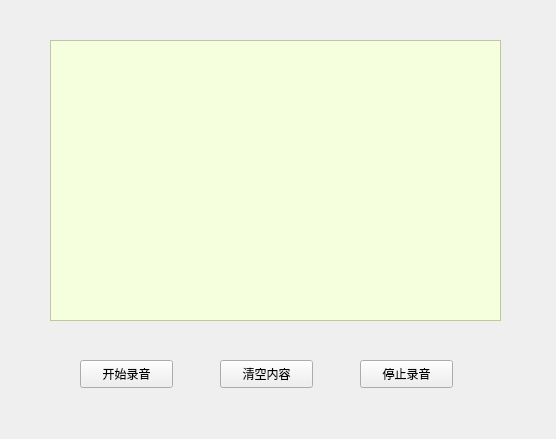
<?xml version="1.0" encoding="UTF-8"?>
<ui version="4.0">
 <class>MainWindow</class>
 <widget class="QMainWindow" name="MainWindow">
  <property name="enabled">
   <bool>true</bool>
  </property>
  <property name="geometry">
   <rect>
    <x>0</x>
    <y>0</y>
    <width>556</width>
    <height>439</height>
   </rect>
  </property>
  <property name="windowTitle">
   <string>       语音识别</string>
  </property>
  <property name="windowIcon">
   <iconset>
    <normaloff>1.ico</normaloff>1.ico</iconset>
  </property>
  <property name="autoFillBackground">
   <bool>true</bool>
  </property>
  <property name="documentMode">
   <bool>true</bool>
  </property>
  <property name="dockNestingEnabled">
   <bool>true</bool>
  </property>
  <property name="unifiedTitleAndToolBarOnMac">
   <bool>true</bool>
  </property>
  <widget class="QWidget" name="centralWidget">
   <widget class="QPushButton" name="pushButton">
    <property name="geometry">
     <rect>
      <x>80</x>
      <y>360</y>
      <width>93</width>
      <height>28</height>
     </rect>
    </property>
    <property name="text">
     <string>开始录音</string>
    </property>
   </widget>
   <widget class="QTextEdit" name="textEdit">
    <property name="geometry">
     <rect>
      <x>50</x>
      <y>40</y>
      <width>451</width>
      <height>281</height>
     </rect>
    </property>
    <property name="mouseTracking">
     <bool>true</bool>
    </property>
    <property name="autoFillBackground">
     <bool>true</bool>
    </property>
    <property name="styleSheet">
     <string notr="true">background-color: rgb(246, 255, 221);</string>
    </property>
    <property name="lineWidth">
     <number>0</number>
    </property>
    <property name="readOnly">
     <bool>true</bool>
    </property>
    <property name="html">
     <string>&lt;!DOCTYPE HTML PUBLIC &quot;-//W3C//DTD HTML 4.0//EN&quot; &quot;http://www.w3.org/TR/REC-html40/strict.dtd&quot;&gt;
&lt;html&gt;&lt;head&gt;&lt;meta name=&quot;qrichtext&quot; content=&quot;1&quot; /&gt;&lt;style type=&quot;text/css&quot;&gt;
p, li { white-space: pre-wrap; }
&lt;/style&gt;&lt;/head&gt;&lt;body style=&quot; font-family:'SimSun'; font-size:9pt; font-weight:400; font-style:normal;&quot;&gt;
&lt;p style=&quot;-qt-paragraph-type:empty; margin-top:0px; margin-bottom:0px; margin-left:0px; margin-right:0px; -qt-block-indent:0; text-indent:0px;&quot;&gt;&lt;br /&gt;&lt;/p&gt;&lt;/body&gt;&lt;/html&gt;</string>
    </property>
   </widget>
   <widget class="QPushButton" name="pushButton_2">
    <property name="geometry">
     <rect>
      <x>360</x>
      <y>360</y>
      <width>93</width>
      <height>28</height>
     </rect>
    </property>
    <property name="text">
     <string>停止录音</string>
    </property>
   </widget>
   <widget class="QPushButton" name="pushButton_3">
    <property name="geometry">
     <rect>
      <x>220</x>
      <y>360</y>
      <width>93</width>
      <height>28</height>
     </rect>
    </property>
    <property name="text">
     <string>清空内容</string>
    </property>
   </widget>
   <zorder>textEdit</zorder>
   <zorder>pushButton</zorder>
   <zorder>pushButton_2</zorder>
   <zorder>pushButton_3</zorder>
  </widget>
 </widget>
 <resources/>
 <connections/>
</ui>
